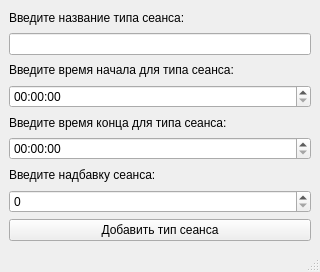
<?xml version="1.0" encoding="UTF-8"?>
<ui version="4.0">
 <class>MainWindow</class>
 <widget class="QMainWindow" name="MainWindow">
  <property name="geometry">
   <rect>
    <x>0</x>
    <y>0</y>
    <width>320</width>
    <height>272</height>
   </rect>
  </property>
  <property name="windowTitle">
   <string>Тип сеанса</string>
  </property>
  <widget class="QWidget" name="centralwidget">
   <layout class="QVBoxLayout" name="verticalLayout">
    <item>
     <widget class="QLabel" name="label">
      <property name="text">
       <string>Введите название типа сеанса:</string>
      </property>
     </widget>
    </item>
    <item>
     <widget class="QLineEdit" name="name"/>
    </item>
    <item>
     <widget class="QLabel" name="label_2">
      <property name="text">
       <string>Введите время начала для типа сеанса:</string>
      </property>
     </widget>
    </item>
    <item>
     <widget class="QTimeEdit" name="beginTime"/>
    </item>
    <item>
     <widget class="QLabel" name="label_3">
      <property name="text">
       <string>Введите время конца для типа сеанса:</string>
      </property>
     </widget>
    </item>
    <item>
     <widget class="QTimeEdit" name="endTime"/>
    </item>
    <item>
     <widget class="QLabel" name="label_4">
      <property name="text">
       <string>Введите надбавку сеанса:</string>
      </property>
     </widget>
    </item>
    <item>
     <widget class="QSpinBox" name="additon">
      <property name="maximum">
       <number>100000</number>
      </property>
     </widget>
    </item>
    <item>
     <widget class="QPushButton" name="pushButton">
      <property name="text">
       <string>Добавить тип сеанса</string>
      </property>
     </widget>
    </item>
   </layout>
  </widget>
  <widget class="QMenuBar" name="menubar">
   <property name="geometry">
    <rect>
     <x>0</x>
     <y>0</y>
     <width>320</width>
     <height>22</height>
    </rect>
   </property>
  </widget>
  <widget class="QStatusBar" name="statusbar"/>
 </widget>
 <resources/>
 <connections/>
</ui>
